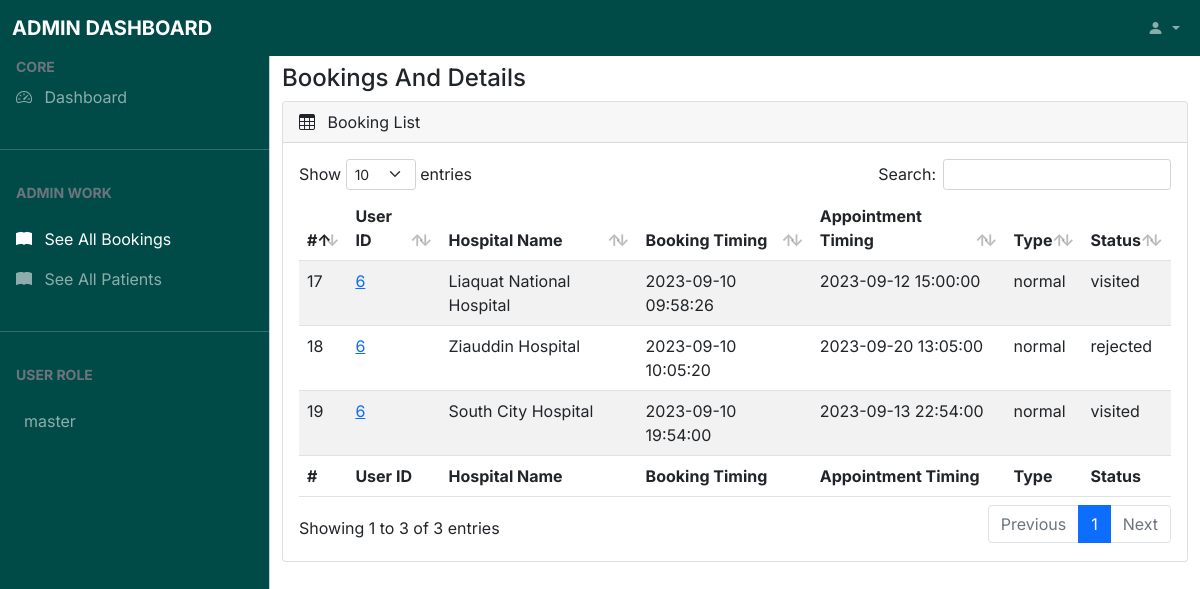
The app's page /management/admin/details/bookings/index.php (signed in) with its own data.
### tables this page shows
CREATE TABLE IF NOT EXISTS `appointments` (
  `appointment_id` int(11) NOT NULL AUTO_INCREMENT,
  `hospital_id` int(11) NOT NULL DEFAULT 0,
  `user_id` int(11) NOT NULL DEFAULT 0,
  `type` varchar(50) DEFAULT 'normal',
  `status` varchar(50) DEFAULT 'pending',
  `booking_time` datetime DEFAULT NULL,
  `appointment_time` datetime DEFAULT NULL,
  PRIMARY KEY (`appointment_id`),
  KEY `hospital_id` (`hospital_id`),
  KEY `user_id` (`user_id`),
  CONSTRAINT `hospital_id` FOREIGN KEY (`hospital_id`) REFERENCES `hospitals` (`hospital_id`),
  CONSTRAINT `user_id` FOREIGN KEY (`user_id`) REFERENCES `users` (`user_id`)
);

CREATE TABLE IF NOT EXISTS `hospitals` (
  `hospital_id` int(11) NOT NULL AUTO_INCREMENT,
  `hospital_name` varchar(50) NOT NULL DEFAULT 'No Name Specified',
  `timing` varchar(50) NOT NULL DEFAULT 'No Timing Specified',
  `area` varchar(50) NOT NULL DEFAULT 'No City Specified',
  `city` varchar(50) NOT NULL DEFAULT 'No Area Specified',
  PRIMARY KEY (`hospital_id`)
);

### config.php (called while the page is built)
<?php
    $config['URL'] = 'http://localhost';
    $config['DB_URL'] = 'localhost:3306';
    $config['DB_USERNAME'] = 'root';
    $config['DB_PASSWORD'] = '';
    $config['DB_DATABASE'] = '_covid19';
    $config['THEME_COLOR'] = '#00aea5';
    $config['STATIC_BACKGROUND'] = false;
?>

### management/admin/details/bookings/index.php (the view, shortened to what this page needs)
<?php
require('../../../../config.php');
$connection = mysqli_connect($config['DB_URL'], $config['DB_USERNAME'], $config['DB_PASSWORD'], $config['DB_DATABASE']);
?>
<!DOCTYPE html>
<html lang="en">
<head>
    <link href="https://cdn.jsdelivr.net/npm/bootstrap@5.1.3/dist/css/bootstrap.min.css" rel="stylesheet">
    <link rel="stylesheet" href="https://use.fontawesome.com/releases/v5.2.0/css/all.css" />
    <link rel="stylesheet" href="<?php echo $config['URL'] ?>/assets/css/global.css">
    <link rel="stylesheet" href="https://cdn.jsdelivr.net/npm/bootstrap-icons@1.4.1/font/bootstrap-icons.css" />
    <link rel="stylesheet" href="<?php echo $config['URL'] ?>/vendor/data_tables/dataTables.bootstrap5.min.css">
    <link rel="stylesheet" href="<?php echo $config['URL'] ?>/assets/css/dash.css">
</head>
<body>
    <nav class="navbar navbar-expand-lg navbar-dark bg-custom2 fixed-top">
        <div class="container-fluid">
            <a class="navbar-brand me-auto ms-lg-0 ms-3 text-uppercase fw-bold">Admin Dashboard</a>
            <div class="collapse navbar-collapse" id="topNavBar">
                <ul class="navbar-nav d-flex ms-auto my-3 my-lg-0">
                    <li class="nav-item dropdown">
                        <a class="nav-link dropdown-toggle ms-2" href="#" role="button" data-bs-toggle="dropdown" aria-expanded="false">
                            <i class="bi bi-person-fill"></i>
                        </a>
                    </li>
                </ul>
            </div>
        </div>
    </nav>
    <div class="offcanvas offcanvas-start sidebar-nav bg-custom2" tabindex="-1" id="sidebar">
        <div class="offcanvas-body p-0">
            <nav class="navbar-dark">
                <ul class="navbar-nav">
                    <li>
                        <div class="text-muted small fw-bold text-uppercase px-3">
                            CORE
                        </div>
                    </li>
                    <li>
                        <a href="<?php echo $config['URL'] ?>/management/admin/" class="nav-link px-3">
                            <span class="me-2"><i class="bi bi-speedometer2"></i></span>
                            <span>Dashboard</span>
                        </a>
                    </li>
                    <li class="my-4">
                        <hr class="dropdown-divider bg-light" />
                    </li>
                    <li>
                        <div class="text-muted small fw-bold text-uppercase px-3 mb-3">
                            Admin Work
                        </div>
                    </li>
                    <li>
                        <a class="nav-link px-3 active">
                            <span class="me-2"><i class="bi bi-book-fill"></i></span>
                            <span>See All Bookings</span>
                        </a>
                    </li>
                    <li>
                        <a href="<?php echo $config['URL'] ?>/management/admin/details/patients/" class="nav-link px-3">
                            <span class="me-2"><i class="bi bi-book-fill"></i></span>
                            <span>See All Patients</span>
                        </a>
                    </li>
                    <li class="my-4">
                        <hr class="dropdown-divider bg-light" />
                    </li>
                    <li>
                        <div class="text-muted small fw-bold text-uppercase px-3 mb-3">
                            User Role
                        </div>
                    </li>
                    <li>
                        <div class="nav-link px-3">
                            <span><?php echo $_SESSION['user-role']; ?></span>
                        </div>
                    </li>
                </ul>
            </nav>
        </div>
    </div>
    <main class="mt-5 pt-3">
        <div class="container-fluid">
            <div class="row">
                <div class="col-md-12">
                    <h4>Bookings And Details</h4>
                </div>
            </div>
            <div class="row">
                <div class="col-md-12 mb-3">
                    <div class="card">
                        <div class="card-header">
                            <span><i class="bi bi-table me-2"></i></span> Booking List
                        </div>
                        <div class="card-body">
                            <div class="table-responsive">
                                <table id="example" class="table table-striped data-table2" style="width: 100%">
                                    <thead>
                                        <tr>
                                            <th>#</th>
                                            <th>User ID</th>
                                            <th>Hospital Name</th>
                                            <th>Booking Timing</th>
                                            <th>Appointment Timing</th>
                                            <th>Type</th>
                                            <th>Status</th>
                                        </tr>
                                    </thead>
                                    <tbody>
                                        <?php
                                        $query = "SELECT * FROM appointments INNER JOIN hospitals ON appointments.hospital_id = hospitals.hospital_id";
                                        $result = mysqli_query($connection, $query);
                                        $total  = mysqli_num_rows($result);
                                        if ($total >= 1) {
                                            while ($row = mysqli_fetch_assoc($result)) {
                                                echo '
                                                <tr>
                                                    <td>' . $row['appointment_id'] . '</td>
                                                    <td><a href="' . $config['URL'] . '/management/admin/details/bookings/detail/?id=' . $row['user_id'].'">' . $row['user_id'] . '</a></td>
                                                    <td>' . $row['hospital_name'] . '</td>
                                                    <td>' . $row['booking_time'] . '</td>
                                                    <td>' . $row['appointment_time'] . '</td>
                                                    <td>' . $row['type'] . '</td>
                                                    <td>' . $row['status'] . '</td>
                                                </tr>
                                                ';
                                            }
                                        }
                                        ?>
                                    </tbody>
                                    <tfoot>
                                        <tr>
                                            <th>#</th>
                                            <th>User ID</th>
                                            <th>Hospital Name</th>
                                            <th>Booking Timing</th>
                                            <th>Appointment Timing</th>
                                            <th>Type</th>
                                            <th>Status</th>
                                        </tr>
                                    </tfoot>
                                </table>
                            </div>
                        </div>
                    </div>
                </div>
            </div>
        </div>
    </main>
</body>
</html>

### assets/css/global.css (style rules this page uses)
body { background-size: cover; height: 100vh; }
.bg-custom2 { background-color: #004b48 !important; }

### assets/css/dash.css (style rules this page uses)
body, button { font-family: "Inter", sans-serif; }
:root { --offcanvas-width: 270px; --topNavbarHeight: 56px; }
.sidebar-nav { width: var(--offcanvas-width); }
@media (min-width: 992px) { body { overflow: auto !important; } }
@media (min-width: 992px) { main { margin-left: var(--offcanvas-width); } }
@media (min-width: 992px) { .sidebar-nav { -webkit-transform: none; transform: none; visibility: visible !important; height: calc(100% - var(--topNavbarHeight)); top: var(--topNavbarHeight); } }

### records on screen
appointments: appointment_id "17", user "6", hospital.hospital_name "Liaquat National Hospital", booking_time "2023-09-10 09:58:26", appointment_time "2023-09-12 15:00:00", type "normal", status "visited"
appointments: appointment_id "18", user "6", hospital.hospital_name "Ziauddin Hospital", booking_time "2023-09-10 10:05:20", appointment_time "2023-09-20 13:05:00", type "normal", status "rejected"
appointments: appointment_id "19", user "6", hospital.hospital_name "South City Hospital", booking_time "2023-09-10 19:54:00", appointment_time "2023-09-13 22:54:00", type "normal", status "visited"

### other values on screen
$_SESSION['user-role'] "master"
